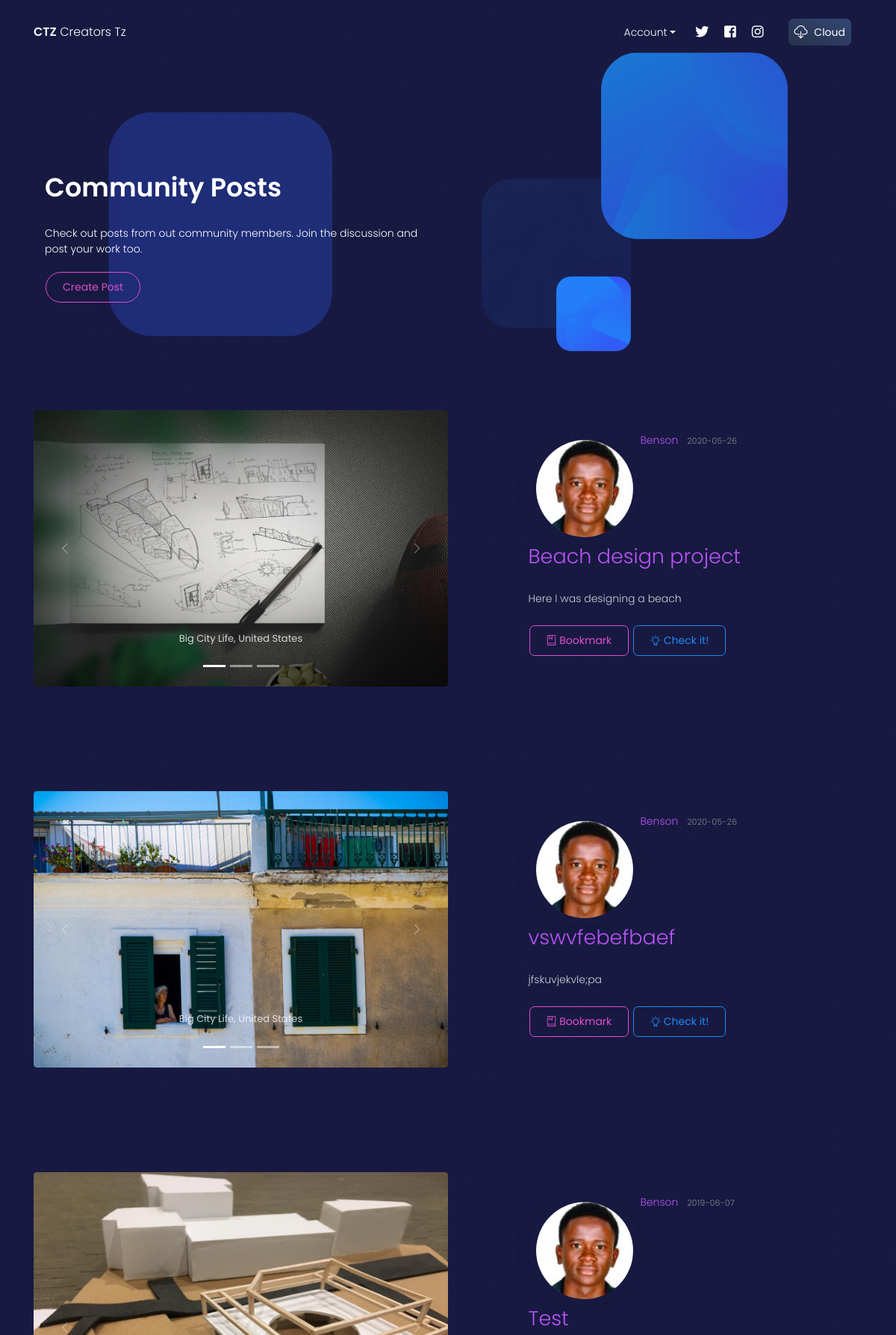
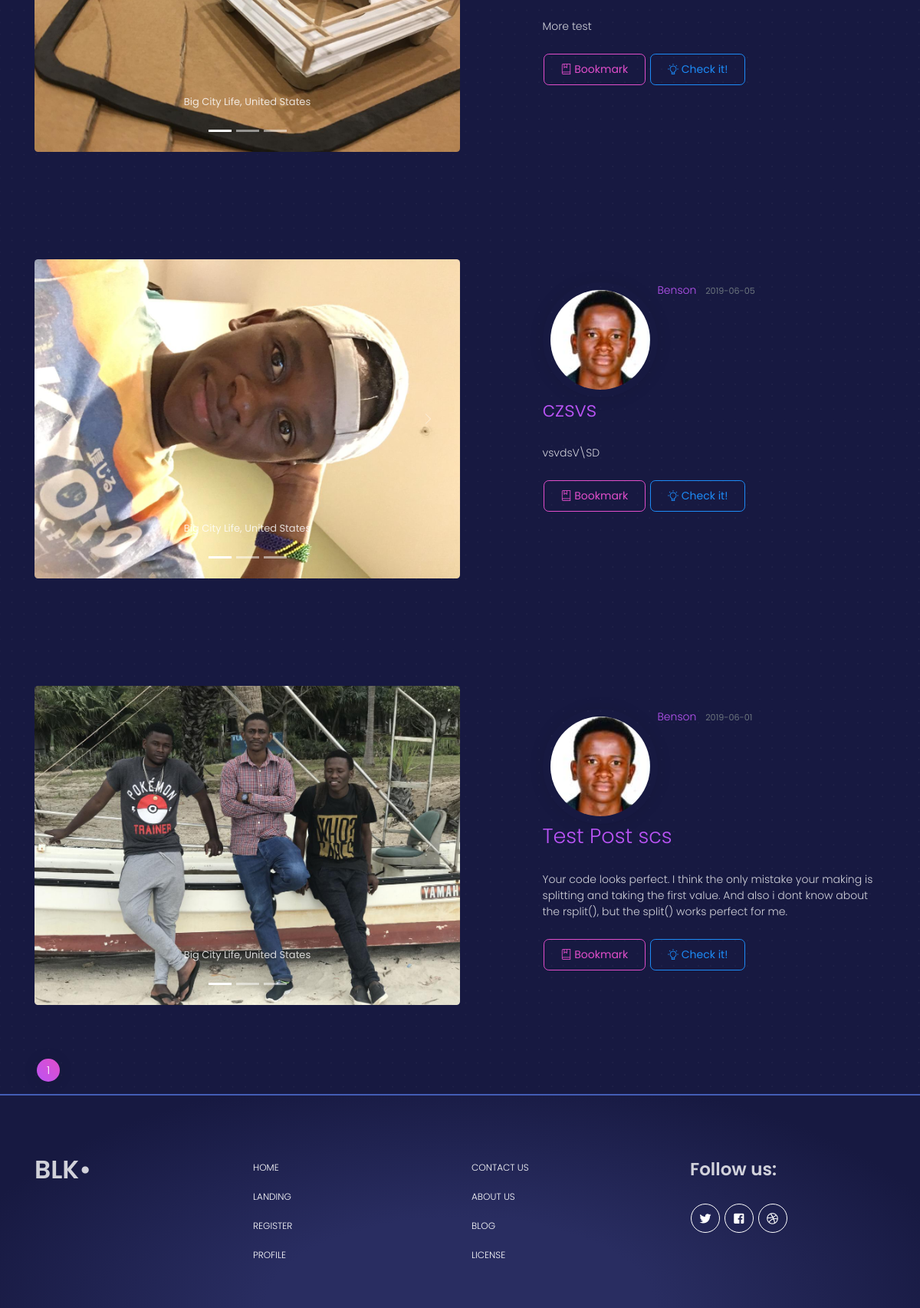
Screenshot of /home (signed in) with the database file from the repository (2 pictures, top to bottom).
### flaskblog/models.py (models this page shows, shortened)
class Post(db.Model):
    id = db.Column(db.Integer, primary_key=True)
    title = db.Column(db.String(100), nullable=False)
    date_posted = db.Column(db.DateTime, nullable=False, default=datetime.utcnow)
    content = db.Column(db.Text, nullable=False)
    media = db.Column(db.ARRAY(db.String(20)), nullable=True, default='default.jpg')
    user_id = db.Column(db.Integer, db.ForeignKey('user.id'), nullable=False)

class User(db.Model, UserMixin):
    id = db.Column(db.Integer, primary_key=True)
    username = db.Column(db.String(20), unique=True, nullable=False)
    email = db.Column(db.String(120), unique=True, nullable=False)
    image_file = db.Column(db.String(20), nullable=False, default='default.jpg')
    password = db.Column(db.String(60), nullable=False)
    posts = db.relationship('Post', backref='author', lazy=True)

### flaskblog/main/routes.py (the view)
@main.route("/")
@main.route("/home")
def home():
    page = request.args.get('page', 1, type=int)
    posts = Post.query.order_by(Post.date_posted.desc()).paginate(page=page, per_page=5)
    return render_template('home.html', posts=posts)

### flaskblog/models.py (called while the page is built)
@login_manager.user_loader
def load_user(user_id):
    return User.query.get(int(user_id))

### flaskblog/templates/home.html (shortened to what this page needs)
{% extends "layout.html" %}
{% block content %}
  <div class="section section-signup">
      <div class="container">
        <div class="squares square-1"></div>
        <div class="squares square-2"></div>
        <div class="squares square-3"></div>
        <div class="squares square-4"></div>
        <div class="row row-grid justify-content-between align-items-center">
          <div class="col-lg-6">
            <h3 class="display-3 text-white">
              <span class="text-white">Community Posts</span>
            </h3>
            <p class="text-white mb-3">Check out posts from out community members. Join the discussion and post your work too.</p>
            <div class="btn-wrapper">
              <a href="{{ url_for('posts.new_post') }}" class="btn btn-simple btn-primary btn-round">Create Post</a>
            </div>
          </div>
        </div>
      </div>
    </div>
    {% for post in posts.items %}
        <div class="section">
          <div class="container">
            <div class="row justify-content-between">
              <div class="col-md-6">
                <div class="row justify-content-between align-items-center">
                  <div id="carouselExampleIndicators" class="carousel slide" data-ride="carousel">
                    <ol class="carousel-indicators">
                      <li data-target="#carouselExampleIndicators" data-slide-to="0" class="active"></li>
                      <li data-target="#carouselExampleIndicators" data-slide-to="1"></li>
                      <li data-target="#carouselExampleIndicators" data-slide-to="2"></li>
                    </ol>
                    <div class="carousel-inner" role="listbox">
                      <div class="carousel-item active">
                        <img class="d-block" src="{{ url_for('static', filename='media_pics/' + post.media) }}" alt="First slide">
                        <div class="carousel-caption d-none d-md-block">
                          <h5>Big City Life, United States</h5>
                        </div>
                      </div>
                    </div>
                    <a class="carousel-control-prev" href="#carouselExampleIndicators" role="button" data-slide="prev">
                      <i class="tim-icons icon-minimal-left"></i>
                    </a>
                    <a class="carousel-control-next" href="#carouselExampleIndicators" role="button" data-slide="next">
                      <i class="tim-icons icon-minimal-right"></i>
                    </a>
                  </div>
                </div>
              </div>
              <div class="col-md-5">
                <article class="media content-section" style="padding-top: 30px;">
                  <img class="img-fluid rounded-circle shadow" style="width: 150px; padding: 10px" src="{{ url_for('static', filename='profile_pics/' + post.author.image_file) }}">
                  <div class="media-body">
                    <div class="article-metadata">
                      <a class="mr-2" href="{{ url_for('users.user_posts', username=post.author.username) }}">{{ post.author.username }}</a>
                      <small class="text-muted">{{ post.date_posted.strftime('%Y-%m-%d') }}</small>
                    </div>
                  </div>
                </article>
                <h2><a class="article-title" href="{{ url_for('posts.post', post_id=post.id) }}">{{ post.title }}</a></h2>
                <p class="profile-description text-left">{{ post.content }}</p>
                <div class="btn-wrapper pt-3">
                  <button href="javascript:void(0)" class="btn btn-simple btn-primary">
                    <i class="tim-icons icon-book-bookmark"></i> Bookmark
                  </button>
                  <button href="javascript:void(0)" class="btn btn-simple btn-info">
                    <i class="tim-icons icon-bulb-63"></i> Check it!
                  </button>
                </div>
              </div>
            </div>
          </div>
        </div>
    {% endfor %}
    <ul class="pagination pagination-primary">
    {% for page_num in posts.iter_pages(left_edge=1, right_edge=1, left_current=1, right_current=2) %}
      {% if page_num %}
          {% if posts.page == page_num %}
            <li class="page-item active">
              <a class="page-link" href="{{ url_for('main.home', page=page_num) }}">{{ page_num }}</a>
            </li>
          {% else %}
            <li class="page-item">
              <a class="page-link" href="{{ url_for('main.home', page=page_num) }}">{{ page_num }}</a>
            </li>
          {% endif %}
      {% else %}
        ...
      {% endif %}
    {% endfor %}
    </ul>
{% endblock content %}

### rows the page displays
Post: media (picture), image_file (picture), author.username "Benson", date_posted "2020-05-26", title "Beach design project", content "Here I was designing a beach"
Post: media (picture), image_file (picture), author.username "Benson", date_posted "2020-05-26", title "vswvfebefbaef", content "jfskuvjekvle;pa"
Post: media (picture), image_file (picture), author.username "Benson", date_posted "2019-06-07", title "Test", content "More test"
Post: media (picture), image_file (picture), author.username "Benson", date_posted "2019-06-05", title "czsvs", content "vsvdsV\\SD"
Post: media (picture), image_file (picture), author.username "Benson", date_posted "2019-06-01", title "Test Post scs", content "Your code looks perfect. I think the only mistake your making is splitting and taking the first value. And also i dont know about the rsplit(), but the split() works perfect for me."

### other values shown
{{ page_num }} "1"
